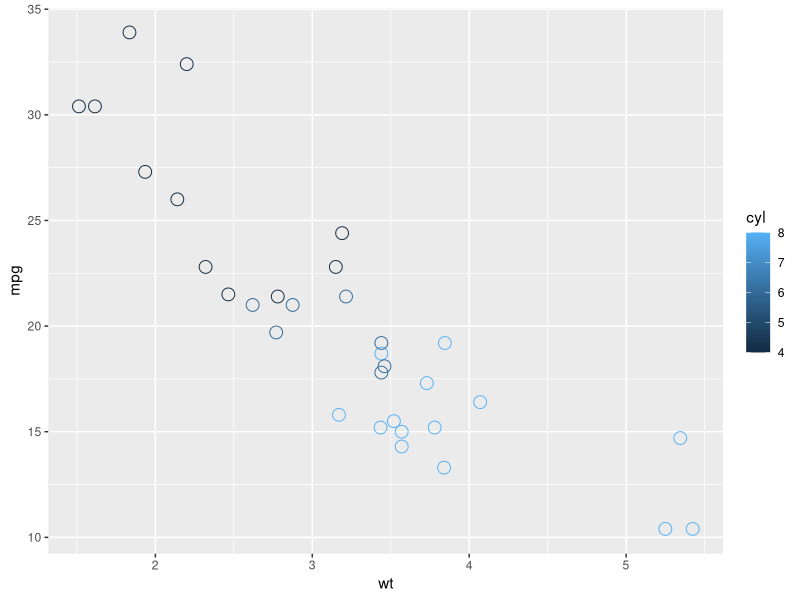
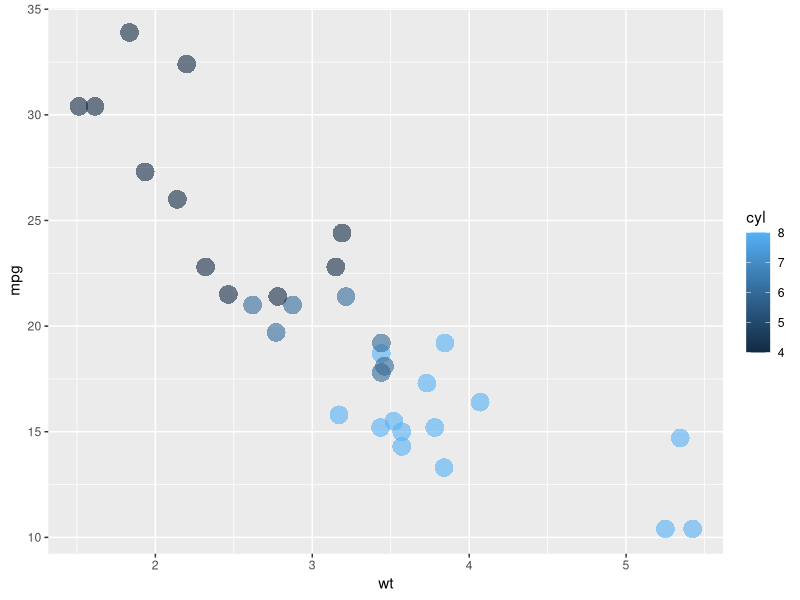
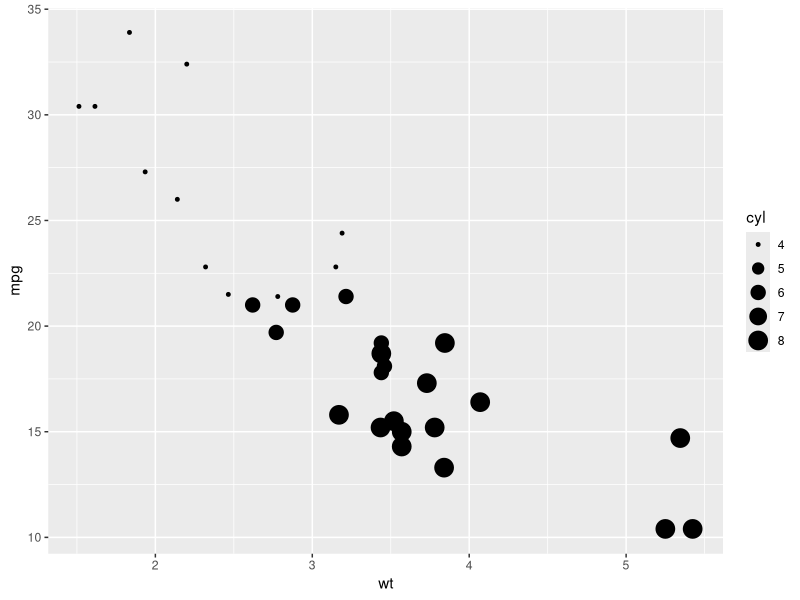
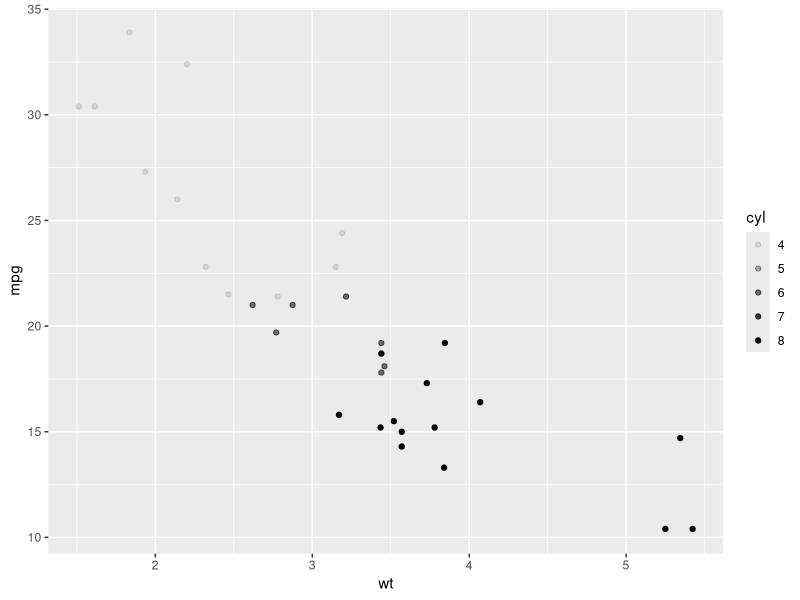

These charts were generated, in order, by the following R code: (Note: this script raises an error after producing the figures.)
library(ggplot2)
## which is x and y (also called mapping)
## colour
## fill
## size
## shape: of the point
## alpha: for transparency
## linetype
## labels: text on plot or axes

ggplot(mtcars, aes(x=wt,y=mpg,col=cyl)) + geom_point(shape=1,size=4)
ggplot(mtcars, aes(x = wt, y = mpg, col = cyl, fill=cyl)) +
    geom_point(shape = 16, size = 6, alpha = 0.6)

## cylinder experiments
ggplot(mtcars,aes(wt,mpg,size=cyl)) + geom_point()
ggplot(mtcars,aes(wt,mpg,alpha=cyl)) + geom_point()
ggplot(mtcars,aes(wt,mpg,shape=cyl)) + geom_point()
ggplot(mtcars,aes(wt,mpg,label=cyl)) + geom_text() # numbers for points

